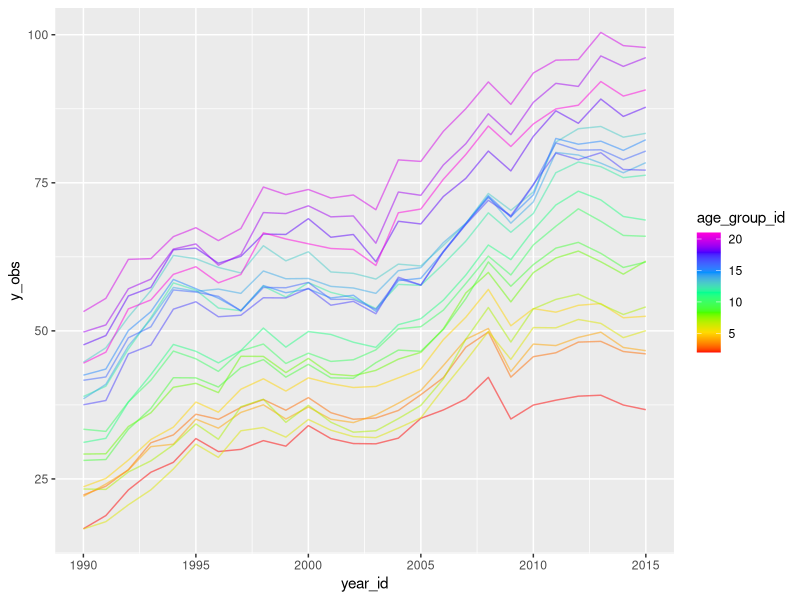
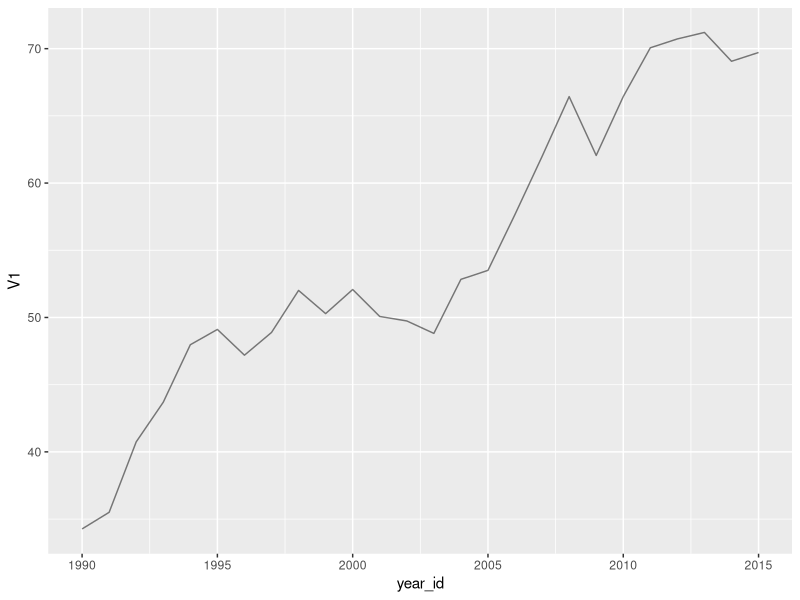

Write R code to recreate these figures, in order.
rm(list=ls())
library(mvtnorm)
library(ggplot2)
library(data.table)
library(dplyr)
set.seed(123)

Q_ar1 <- function(N, sigma, rho){
    Q <- matrix(0, nrow=N, ncol=N)
    Q[1,1] <- 1.
    for(i in 2:N){
        Q[i,i] <- 1 + rho**2
        Q[i-1,i] <- -1 * rho
        Q[i,i-1] <- -1 * rho
    }
    Q[N,N] <- 1.
    (1 / sigma**2) * Q
}

RW <- function(N, sigma, burn_in=1){
    time_series <- rnorm(N, mean=0, sd=sigma)
    for(i in (burn_in + 1):N){
        time_series[i] <- rnorm(1, mean=time_series[i-1], sd=sigma)
    }
    return(time_series)
}

RW_draws <- function(draws, N, sigma, burn_in=1){
    sapply(1:draws, function(x) RW(N, sigma, burn_in))
}

age_group_id <- 2:21 # age groups
time_points <- 1990:2015 # number of time points 
forecasting_time_points <- 1990:2040 # forcasted time series
train_years <- max(time_points)

rho_time <- .98 # correlation over age
rho_age <- .95 # correlation over
sigma_Q <- 1


Q_age <- Q_ar1(length(age_group_id), sigma_Q, rho_age) # precision matrix for age
dimnames(Q_age) <- list(age_group_id, age_group_id)
Q_time <- Q_ar1(length(time_points), sigma_Q, rho_time) # precision matrix for time
dimnames(Q_time) <- list(time_points, time_points)

Q <- kronecker(Q_age, Q_time, make.dimnames=TRUE) # joint precision matrix
df <- as.data.table(expand.grid(year_id=time_points, age_group_id=age_group_id))

B_time <- 2 # beta on time
B_age <- 2 # beta on age
B0 <- -1990 * 2 # intercept

# observe values which have correlated error
df$y_obs <- B0 + B_time * df$year_id + B_age * df$age_group_id + 
    c(rmvnorm(1, sigma=solve(Q)))

# plot age specific
ggplot(df, aes(year_id, y_obs, group=age_group_id, colour=age_group_id)) +
    geom_path(alpha = 0.5) + scale_color_gradientn(colors=rainbow(7))

# plot average across ages
ggplot(df[,mean(y_obs), by=year_id], aes(year_id, V1)) + geom_path(alpha=0.5)

# fit a model
lm1 <- lm(y_obs ~ year_id + age_group_id, data=df)
summary(lm1)

# lets forecast now with a RW on the residuals independent for each age
df$res <- lm1$res
df$y_hat <- lm1$fitted.values
df[, time.lag.res:=c(NA, res[-.N]), by=age_group_id]
df[, time.delta.res:=res - time.lag.res]
df <- df[order(year_id, age_group_id)]
df[, age.lag.res:=c(NA, res[-.N]), by=year_id]
df[, age.delta.res:=res - age.lag.res]

df <- df[order(age_group_id, year_id)]

rwt_df <- df[,list(sigma.rw=sd(time.delta.res, na.rm=TRUE)), by=age_group_id]
rwa_df <- df[,list(sigma.rw=sd(age.delta.res, na.rm=TRUE))]
rwa_df
